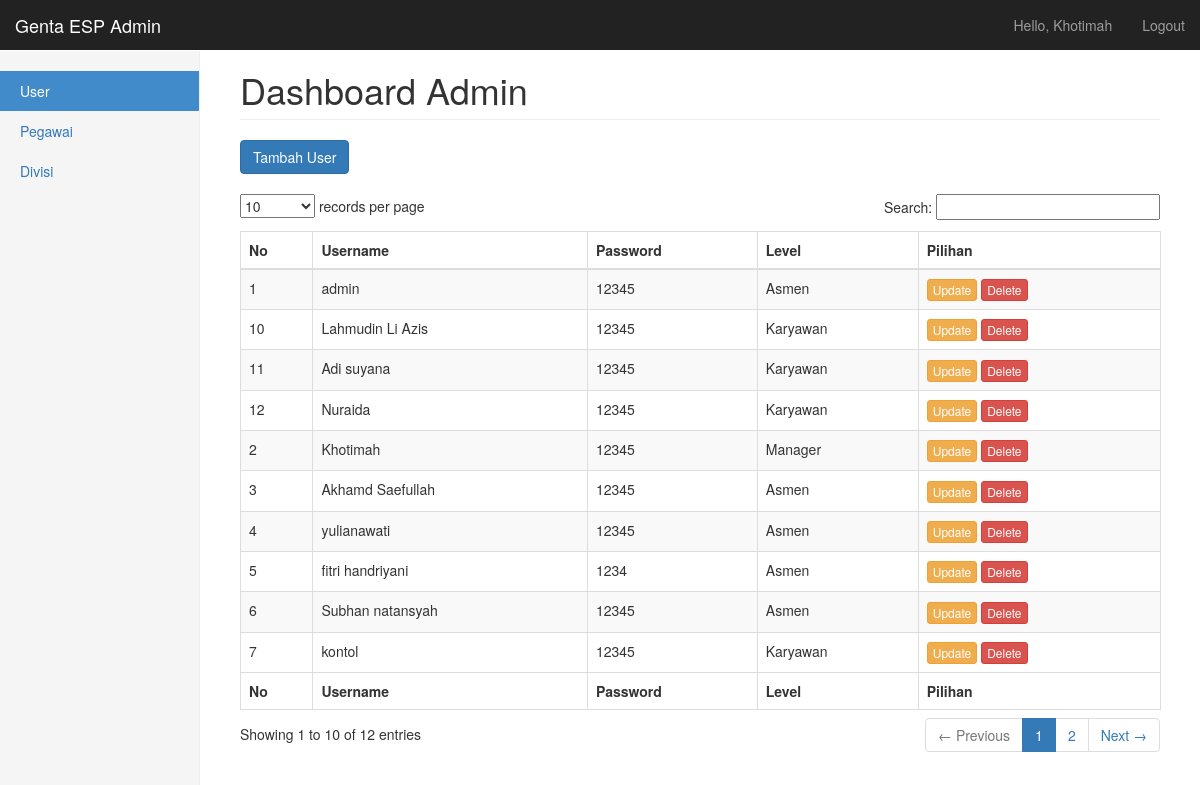
The app's page /user/user.php (signed in) with its own data.
### tables this page shows
CREATE TABLE `user` (
  `id_user` int(11) NOT NULL,
  `user` varchar(50) NOT NULL,
  `pass` varchar(100) NOT NULL,
  `level` enum('asmen','karyawan','manager') NOT NULL,
  `last_login` datetime DEFAULT NULL
);

### user/user.php (the view, shortened to what this page needs)
<?php
	include 'koneksi.php';
?>
<!DOCTYPE html>
<html lang="en">
  <head>
    <link href="css/bootstrap.min.css" rel="stylesheet">
    <link href="css/dashboard.css" rel="stylesheet">
    <link href="css/dataTables.bootstrap.css" rel="stylesheet" type="text/css" />
	<link href="css/dataTables.tableTools.min.css" rel="stylesheet" type="text/css" />
  </head>
  <body>
    <nav class="navbar navbar-inverse navbar-fixed-top">
      <div class="container-fluid">
        <div class="navbar-header">
          <a class="navbar-brand" href="#">Genta ESP Admin</a>
        </div>
        <div id="navbar" class="navbar-collapse collapse">
          <ul class="nav navbar-nav navbar-right">
            <li><a href="#"><?php echo "Hello, ".ucwords($_SESSION['user']);?></a></li>
            <li><a href="logout.php">Logout</a></li>
          </ul>
        </div>
      </div>
    </nav>
    <div class="container-fluid">
      <div class="row">
        <div class="col-sm-3 col-md-2 sidebar">
          <ul class="nav nav-sidebar">
            <li class="active"><a href="#">User <span class="sr-only">(current)</span></a></li>
            <li><a href="pegawai.php">Pegawai</a></li>
            <li><a href="divisi.php">Divisi</a></li>
            </ul>
        </div>
        <div class="col-sm-9 col-sm-offset-3 col-md-10 col-md-offset-2 main">
          <h1 class="page-header">Dashboard Admin</h1>
		  <div>
			<a type="button" class="btn btn-primary" href="tambah_user.php">Tambah User</a>
		  </div>
		  <br>
		  <div>
			<table id="example1" class="table table-bordered table-striped dataTable" aria-describedby="example1_info">
                    <thead>
                      <tr role="row">
						<th>No</th>
						<th>Username</th>
						<th>Password</th>
						<th>Level</th>
						<th>Pilihan</th>
					  </tr>
                    </thead>
                    <tfoot>
					  <tr role="row">
						<th>No</th>
						<th>Username</th>
						<th>Password</th>
						<th>Level</th>
						<th>Pilihan</th>
					  </tr>
					</tfoot>
                  <tbody role="alert" aria-live="polite" aria-relevant="all">
					<?php
						$result = $mysqli->query("SELECT * FROM user");
						if($result->num_rows > 0){
							$no = 1;
							while($row = $result->fetch_assoc()) {
					?>
					<tr class="odd">
                        <td class=" "><?php echo $no++; ?></td>
                        <td class=" "><?php echo $row['user']; ?></td>
                        <td class=" "><?php echo $row['pass']; ?></td>
                        <td class=" "><?php echo ucfirst($row['level']); ?></td>
                        <td class=" ">
							<a type="button" class="btn btn-warning btn-xs" href="update_user.php?id=<?php echo $row['id_user'];?>">Update</a>
							<a type="button" class="btn btn-danger btn-xs" href="delete_user.php?id=<?php echo $row['id_user'];?>" onClick="return confirm('Menghapus data user <?php echo $row['user'];?> ?');">Delete</a>
						</td>
                    </tr>
					<?php
							}
						}
					?>
				  </tbody></table>
		  </div>
         </div>
        </div>
      </div>
  </body>
</html>

### css/dashboard.css (style rules this page uses)
body { padding-top: 50px; }
.navbar-fixed-top { border: 0; }
.sidebar { display: none; }
@media (min-width: 768px) { .sidebar { position: fixed; top: 51px; bottom: 0; left: 0; z-index: 1000; display: block; padding: 20px; overflow-x: hidden; overflow-y: auto; background-color: #f5f5f5; border-right: 1px solid #eee; } }
.nav-sidebar { margin-right: -21px; margin-bottom: 20px; margin-left: -20px; }
.nav-sidebar > li > a { padding-right: 20px; padding-left: 20px; }
.nav-sidebar > .active > a, .nav-sidebar > .active > a:hover, .nav-sidebar > .active > a:focus { color: #fff; background-color: #428bca; }
.main { padding: 20px; }
@media (min-width: 768px) { .main { padding-right: 40px; padding-left: 40px; } }
.main .page-header { margin-top: 0; }

### records on screen
user: user "admin", pass "12345", level "Asmen"
user: user "Khotimah", pass "12345", level "Manager"
user: user "Akhamd Saefullah", pass "12345", level "Asmen"
user: user "yulianawati", pass "12345", level "Asmen"
user: user "fitri handriyani", pass "1234", level "Asmen"
user: user "Subhan natansyah", pass "12345", level "Asmen"
user: user "kontol", pass "12345", level "Karyawan"
user: user "Lahmudin Li Azis", pass "12345", level "Karyawan"
user: user "Adi suyana", pass "12345", level "Karyawan"
user: user "Nuraida", pass "12345", level "Karyawan"

### other values on screen
$_SESSION['user'] "Khotimah"
